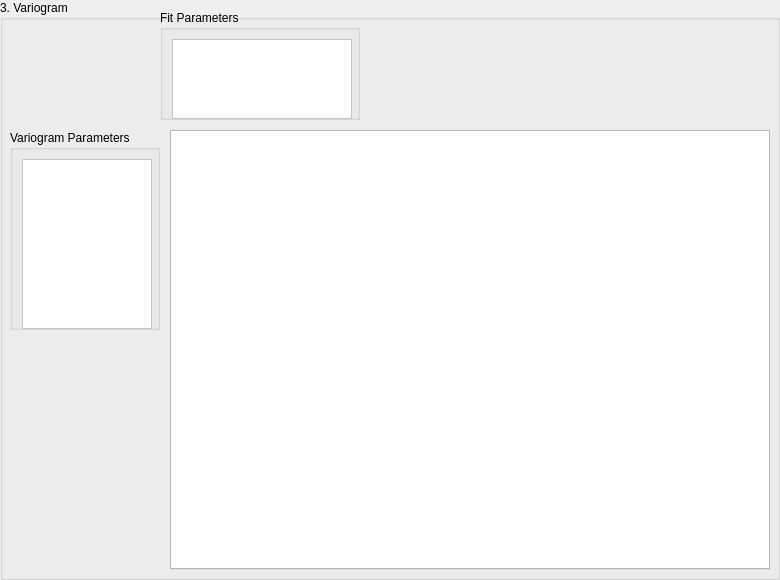
           <widget class="QGroupBox" name="variogram">
            <property name="geometry">
             <rect>
              <x>240</x>
              <y>10</y>
              <width>780</width>
              <height>580</height>
             </rect>
            </property>
            <property name="sizePolicy">
             <sizepolicy hsizetype="Fixed" vsizetype="Fixed">
              <horstretch>0</horstretch>
              <verstretch>0</verstretch>
             </sizepolicy>
            </property>
            <property name="minimumSize">
             <size>
              <width>780</width>
              <height>580</height>
             </size>
            </property>
            <property name="maximumSize">
             <size>
              <width>780</width>
              <height>580</height>
             </size>
            </property>
            <property name="styleSheet">
             <string notr="true"/>
            </property>
            <property name="title">
             <string>3. Variogram</string>
            </property>
            <widget class="QTabWidget" name="variogramplots">
             <property name="geometry">
              <rect>
               <x>170</x>
               <y>130</y>
               <width>600</width>
               <height>440</height>
              </rect>
             </property>
             <property name="sizePolicy">
              <sizepolicy hsizetype="Fixed" vsizetype="Fixed">
               <horstretch>0</horstretch>
               <verstretch>0</verstretch>
              </sizepolicy>
             </property>
             <property name="minimumSize">
              <size>
               <width>600</width>
               <height>440</height>
              </size>
             </property>
             <property name="maximumSize">
              <size>
               <width>600</width>
               <height>440</height>
              </size>
             </property>
             <property name="styleSheet">
              <string notr="true">background-color: rgb(255, 255, 255);</string>
             </property>
             <property name="tabPosition">
              <enum>QTabWidget::North</enum>
             </property>
             <property name="tabShape">
              <enum>QTabWidget::Rounded</enum>
             </property>
             <property name="currentIndex">
              <number>-1</number>
             </property>
             <property name="documentMode">
              <bool>false</bool>
             </property>
             <property name="tabsClosable">
              <bool>true</bool>
             </property>
             <property name="movable">
              <bool>true</bool>
             </property>
            </widget>
            <widget class="QGroupBox" name="fitparameters">
             <property name="geometry">
              <rect>
               <x>160</x>
               <y>10</y>
               <width>200</width>
               <height>110</height>
              </rect>
             </property>
             <property name="sizePolicy">
              <sizepolicy hsizetype="Fixed" vsizetype="Fixed">
               <horstretch>0</horstretch>
               <verstretch>0</verstretch>
              </sizepolicy>
             </property>
             <property name="minimumSize">
              <size>
               <width>200</width>
               <height>110</height>
              </size>
             </property>
             <property name="maximumSize">
              <size>
               <width>200</width>
               <height>110</height>
              </size>
             </property>
             <property name="sizeIncrement">
              <size>
               <width>0</width>
               <height>0</height>
              </size>
             </property>
             <property name="title">
              <string>Fit Parameters</string>
             </property>
             <layout class="QGridLayout" name="gridLayout_4">
              <item row="0" column="0">
               <widget class="QLabel" name="framefitparameters">
                <property name="sizePolicy">
                 <sizepolicy hsizetype="Fixed" vsizetype="Fixed">
                  <horstretch>0</horstretch>
                  <verstretch>0</verstretch>
                 </sizepolicy>
                </property>
                <property name="minimumSize">
                 <size>
                  <width>180</width>
                  <height>80</height>
                 </size>
                </property>
                <property name="maximumSize">
                 <size>
                  <width>180</width>
                  <height>80</height>
                 </size>
                </property>
                <property name="styleSheet">
                 <string notr="true">background-color: rgb(255, 255, 255);</string>
                </property>
                <property name="frameShape">
                 <enum>QFrame::StyledPanel</enum>
                </property>
                <property name="frameShadow">
                 <enum>QFrame::Plain</enum>
                </property>
                <property name="lineWidth">
                 <number>1</number>
                </property>
                <property name="text">
                 <string/>
                </property>
               </widget>
              </item>
             </layout>
            </widget>
            <widget class="QGroupBox" name="groupBox">
             <property name="geometry">
              <rect>
               <x>10</x>
               <y>130</y>
               <width>150</width>
               <height>200</height>
              </rect>
             </property>
             <property name="sizePolicy">
              <sizepolicy hsizetype="Expanding" vsizetype="Expanding">
               <horstretch>0</horstretch>
               <verstretch>0</verstretch>
              </sizepolicy>
             </property>
             <property name="minimumSize">
              <size>
               <width>150</width>
               <height>200</height>
              </size>
             </property>
             <property name="maximumSize">
              <size>
               <width>150</width>
               <height>200</height>
              </size>
             </property>
             <property name="title">
              <string>Variogram Parameters</string>
             </property>
             <layout class="QGridLayout" name="gridLayout_14">
              <item row="0" column="0">
               <widget class="QLabel" name="framevariogramparameters">
                <property name="sizePolicy">
                 <sizepolicy hsizetype="Fixed" vsizetype="Fixed">
                  <horstretch>0</horstretch>
                  <verstretch>0</verstretch>
                 </sizepolicy>
                </property>
                <property name="minimumSize">
                 <size>
                  <width>130</width>
                  <height>170</height>
                 </size>
                </property>
                <property name="maximumSize">
                 <size>
                  <width>130</width>
                  <height>170</height>
                 </size>
                </property>
                <property name="styleSheet">
                 <string notr="true">background-color: rgb(255, 255, 255);</string>
                </property>
                <property name="frameShape">
                 <enum>QFrame::StyledPanel</enum>
                </property>
                <property name="frameShadow">
                 <enum>QFrame::Plain</enum>
                </property>
                <property name="lineWidth">
                 <number>1</number>
                </property>
                <property name="text">
                 <string/>
                </property>
                <property name="wordWrap">
                 <bool>true</bool>
                </property>
               </widget>
              </item>
             </layout>
            </widget>
           </widget>
